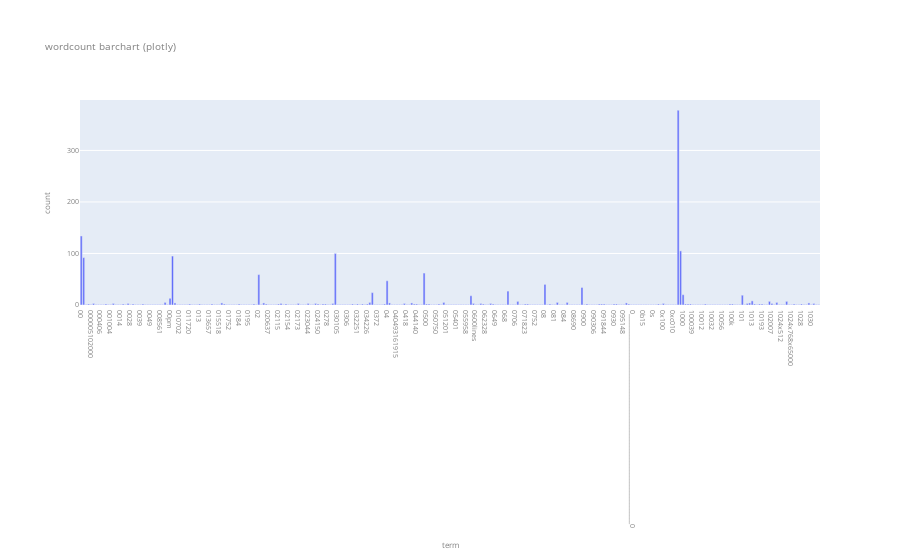
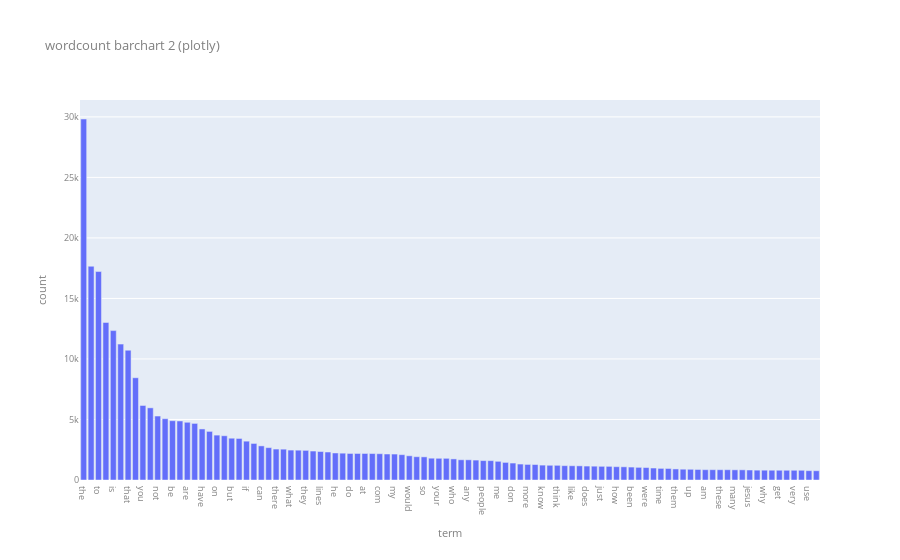
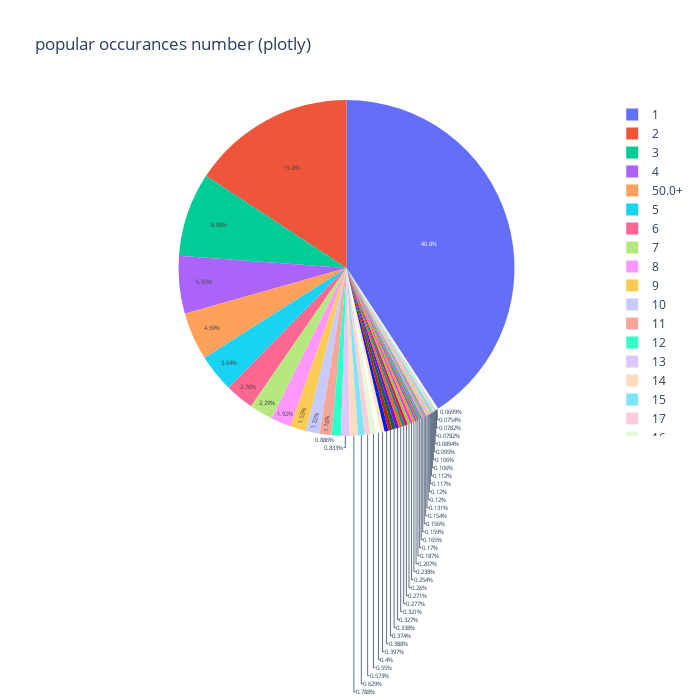
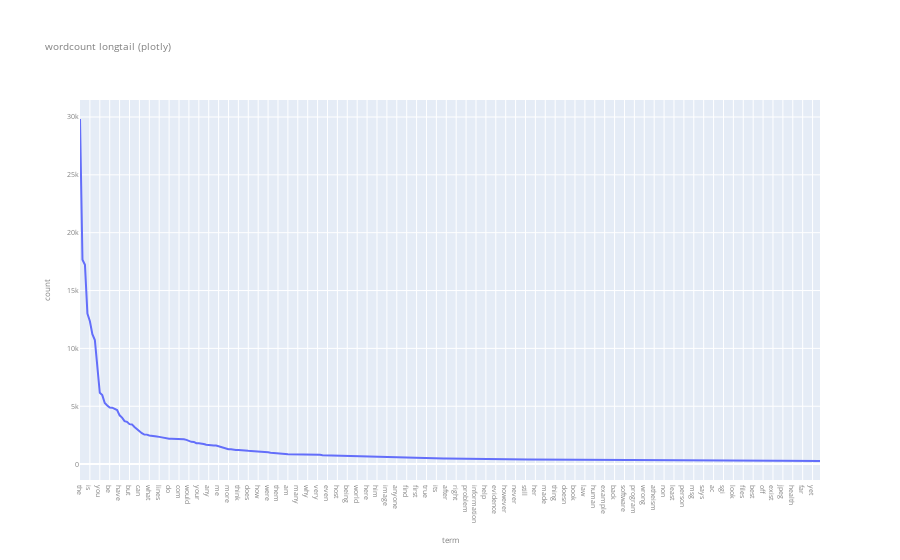

Source (notebook cell) for these figures, in order:
### Code cell
### PART 1- Take Home Assignments ###

# Exercise 2 #
# --the tryouts were deleted--

# Exercise 5 #
# the response of isnull() is related to whether the value is considered null-y on python/panda.
NA_dict = [{ 'id': 'A', 'missing_example': np.nan }, # np.nan Not a Number which is considered null value
           { 'id': 'B'                    }, # value in missing therefore null
           { 'id': 'C', 'missing_example': 'NaN'  }, # the value is string therefore non-null
           { 'id': 'D', 'missing_example': 'None' }, # the value is string therefore non-null
           { 'id': 'E', 'missing_example':  None  }, # in Python, None keyword defines a null value
           { 'id': 'F', 'missing_example': ''     }] # in panda package, empty strings aren't considered null (as written in their documentation in https://pandas.pydata.org/docs/reference/api/pandas.DataFrame.isnull.html). 
# ==> results of isnull() should return: A,B,E: true, C,D,F: False.

NA_df = pd.DataFrame(NA_dict, columns = ['id','missing_example'])
NA_df['missing_example'].isnull()

# Exercise 6 #
# calculation of percentages of the different categories in both the full data and the sample data
percentages = pd.DataFrame(dict(
    category_count_full_data = X.groupby(by="category_name").count()["category"],
    category_count_sample_data = X_sample.groupby(by="category_name").count()["category"]
))
percentages["percentage_out_of_total"] = (percentages['category_count_full_data']/X.shape[0])*100
percentages["percentage_out_of_sample"] = (percentages['category_count_sample_data']/X_sample.shape[0])*100
print(percentages)
# 1st diff: on X, the largest category is "soc.religion.christian", but on X_sample it is "sci.med"
# 2nd diff: the gap between the smallest and biggest category grew in (7.1-5.27=)1.83% which changes the proportions heavily.
# 3rd diff: the category whose proportion changed the most is "sci.med", which grew in almost 1.4%

#Exercise 8 #
data_sample = getSortedSeries(X_sample, "category_name")
data_full = getSortedSeries(X, "category_name")
upper_bound = max(data_full + 50)

data_as_frame = pd.DataFrame({
    "data": data_full.values,
    "sample": data_sample.values
    },
    index= data_full.index
)

data_as_frame.plot(kind="bar",
    title = 'Category distribution',
    ylim = [0, upper_bound], 
    rot = 0, fontsize = 12, figsize = (7,4)
)

#Exercise 10#
#defining the limits to check and then calculating the words
match_table = X_counts[0:5, 0:100].toarray()
print(find_non_zero_words(match_table, count_vect))

#Exercise 11#

## 1st method- data transformation: check larger batches together instead of just 1 word in document,
                #  if the heatmap shows an area to be "hot", we can dissect it in another chart.
## 2nd method- data cleaning: 
                # 1. remove words with no meaning/numericals that will not help us understand the textx
                # 1. sum out the words in all documents to find and remove outliars

#Exercise 12#
X_reduced = PCA(n_components = 3).fit_transform(X_counts.toarray())

# creating the plot in defined func. since much of the data is the same; but still need different graphs to show different angles
def plot_content(axis):
    for c, category in zip(col, categories):
        xs = X_reduced[X['category_name'] == category].T[0]
        ys = X_reduced[X['category_name'] == category].T[1]
        zs = X_reduced[X['category_name'] == category].T[2]
    
        axis.scatter3D(xs, ys, zs, c = c, marker='o')

        axis.grid(color='gray', linestyle=':', linewidth=2, alpha=0.2)
        axis.set_xlabel('\nX Label')
        axis.set_ylabel('\nY Label')
        axis.set_zlabel('\nZ Label')


# set the grid and add the plots to it
fig = plt.figure(figsize = (25,10))

ax = fig.add_subplot(1, 2, 1, projection='3d')
plot_content(ax)
ax.view_init(12, -23)

bx = fig.add_subplot(1, 3, 2, projection='3d')
plot_content(bx)
bx.view_init(12, 40)

cx = fig.add_subplot(1, 3, 3, projection='3d')
plot_content(cx)
cx.view_init(15, 200)

plt.show()
# from what it seems, the 3 colors seem to cover eachother quite well (no mater how we spin the graph to show anther color),
                # which means their overall vicabulary is quite similiar.
                # moreover, the blue group seems much larger, what means there are more texsts in it or the tests are longer.

#Exercise 13#
bar_df = pd.DataFrame(dict(
    term = count_vect.get_feature_names_out(),
    count = term_frequencies))

fig = px.bar(bar_df[:300], x = 'term', y = 'count',
             title = "wordcount barchart (plotly)")
fig.update_layout(
    font=dict(
        size=7,
        color="gray"
    )
)

fig.show()

#Exercise 14#

# 1st way: remove words with few occurrences, then sort the much smaller dataframe and view the top values
fig = px.bar(bar_df[bar_df['count'] > MIN_AMOUNT].sort_values(by="count", ascending=False)[:MIN_AMOUNT],
             x = 'term', y = 'count',
             title = "wordcount barchart 2 (plotly)")
fig.update_layout(
    font=dict(
        size=9,
        color="gray"
    )
)
fig.show()


# 2nd way: sum up the amout of terms appearing a certain amount of times.
# this can be used to see how many terms are non-repetitive, and often gets ignored in other visualizations.
# shown as a pie chart to show the proportions of frequent words to unique words.

# group the terms by the amount of times they appear in the db, the split into 2 groups farther group the more common words to 1 row (to be added as 1 to the unfrequent list)
by_terms_amount = pd.DataFrame(bar_df.groupby('count').apply(lambda x:[x["count"].iloc[0], len(x["term"]), x["term"].tolist()]).tolist(), 
                               columns=["count_per_term", "term_count", "terms"])
top_unfreq_occurances = by_terms_amount[by_terms_amount["count_per_term"] < (MIN_AMOUNT)/2]
top_freq_occurances = by_terms_amount[by_terms_amount["count_per_term"] >= (MIN_AMOUNT)/2]
freq_occurances_terms = list(reduce(lambda x, y: x + y, top_freq_occurances["terms"], []))
additional_row = pd.DataFrame(dict(
    count_per_term= str((MIN_AMOUNT)/2)+"+",
    term_count= len(freq_occurances_terms), 
    terms= [freq_occurances_terms]))
df_occurances = pd.concat([top_unfreq_occurances,additional_row])

df_occurances["string_for_hover"] = by_terms_amount["terms"].apply(lambda x : (minimize_list(x, "<br>", MAX_VALUES_IN_STRING)))

# create the plot itself
fig = px.pie(df_occurances, values = 'term_count', names="count_per_term",
             custom_data =['string_for_hover'],
             title = "popular occurances number (plotly)")
fig.update_layout(
    autosize=False,
    width=700,
    height=700
)
fig.update_traces(textinfo="percent", textfont_size=6,
    hovertemplate='amount of terms in category: %{value}<br>occurrences for each term: %{label}<br>relevant terms: %{customdata[0]}')

fig.show()


#Exercise 15#
fig = px.line(bar_df[bar_df['count'] > MIN_AMOUNT].sort_values(by="count", ascending=False)[:300],
             x = 'term', y = 'count',
             title = "wordcount longtail (plotly)")
fig.update_layout(
    font=dict(
        size=7,
        color="gray"
    )
)

fig.show()

#Exercise 16#
mlb = preprocessing.LabelBinarizer()
mlb.fit(X.category_name)

X['bin_category'] = mlb.transform(X['category_name']).tolist()
X[0:9]

#result- this works great. Since the category_name(s) are well defines and were created using the category column, it works the same way (since both did not change)

### Figure 1 — Plotly figure (JSON) as saved in the notebook; plotly's stock layout.template omitted (floating-point values rounded to 4 significant figures; data arrays with more than 128 entries replaced by an {"elided": "..."} marker saying what was removed)
{"data": [{"alignmentgroup": "True", "hovertemplate": "term=%{x}<br>count=%{y}<extra></extra>", "legendgroup": "", "marker": {"color": "#636efa", "pattern": {"shape": ""}}, "name": "", "offsetgroup": "", "orientation": "v", "showlegend": false, "textposition": "auto", "type": "bar", "x": {"elided": "300 str values"}, "xaxis": "x", "y": {"elided": "300 int values"}, "yaxis": "y"}], "layout": {"barmode": "relative", "font": {"color": "gray", "size": 7}, "legend": {"tracegroupgap": 0}, "title": {"text": "wordcount barchart (plotly)"}, "xaxis": {"anchor": "y", "domain": [0, 1], "title": {"text": "term"}}, "yaxis": {"anchor": "x", "domain": [0, 1], "title": {"text": "count"}}}}

### Figure 2 — Plotly figure (JSON) as saved in the notebook; plotly's stock layout.template omitted (floating-point values rounded to 4 significant figures)
{"data": [{"alignmentgroup": "True", "hovertemplate": "term=%{x}<br>count=%{y}<extra></extra>", "legendgroup": "", "marker": {"color": "#636efa", "pattern": {"shape": ""}}, "name": "", "offsetgroup": "", "orientation": "v", "showlegend": false, "textposition": "auto", "type": "bar", "x": ["the", "of", "to", "and", "is", "in", "that", "it", "you", "for", "not", "this", "be", "from", "are", "edu", "have", "as", "on", "with", "but", "or", "if", "was", "can", "we", "there", "by", "what", "subject", "they", "an", "lines", "one", "he", "god", "do", "organization", "at", "re", "com", "about", "my", "all", "would", "will", "so", "some", "your", "no", "who", "has", "any", "writes", "people", "which", "me", "article", "don", "his", "more", "other", "know", "when", "think", "their", "like", "university", "does", "out", "just", "only", "how", "also", "been", "than", "were", "then", "time", "because", "them", "posting", "up", "had", "am", "should", "these", "may", "many", "say", "jesus", "see", "why", "us", "get", "good", "very", "believe", "use", "such"], "xaxis": "x", "y": [29825, 17660, 17222, 13017, 12343, 11226, 10723, 8447, 6157, 5962, 5285, 5063, 4898, 4877, 4769, 4675, 4218, 4015, 3709, 3655, 3453, 3432, 3208, 3020, 2818, 2674, 2556, 2548, 2472, 2464, 2448, 2393, 2353, 2312, 2232, 2216, 2193, 2192, 2191, 2186, 2172, 2148, 2143, 2093, 2000, 1925, 1912, 1802, 1793, 1791, 1742, 1671, 1669, 1645, 1604, 1599, 1543, 1453, 1400, 1318, 1286, 1278, 1230, 1215, 1213, 1184, 1177, 1170, 1151, 1142, 1130, 1127, 1100, 1090, 1068, 1045, 1028, 989, 959, 952, 914, 892, 885, 870, 852, 851, 850, 850, 841, 840, 825, 814, 811, 808, 806, 805, 805, 803, 772, 766], "yaxis": "y"}], "layout": {"barmode": "relative", "font": {"color": "gray", "size": 9}, "legend": {"tracegroupgap": 0}, "title": {"text": "wordcount barchart 2 (plotly)"}, "xaxis": {"anchor": "y", "domain": [0, 1], "title": {"text": "term"}}, "yaxis": {"anchor": "x", "domain": [0, 1], "title": {"text": "count"}}}}

### Figure 3 — Plotly figure (JSON) as saved in the notebook; plotly's stock layout.template omitted (floating-point values rounded to 4 significant figures)
{"data": [{"customdata": [["0000<br>000005102000<br>000100255pixel<br>00014<br>000406<br>0007<br>0010<br>001004<br>001125<br>001200201pixel<br>0014<br>00196<br>0028<br>0033<br>0038..."], ["0000001200<br>000usd<br>001642<br>003258u19250<br>004021809<br>011720<br>013<br>0138<br>015931<br>0184<br>01a<br>020504<br>02115<br>02142<br>024150..."], ["0001<br>0010580b<br>002<br>02118<br>02173<br>023044<br>024103<br>0293<br>041343<br>0600<br>0608<br>06320<br>0x100<br>10101<br>102007..."], ["0100<br>01580<br>0200<br>040<br>0423<br>095220<br>101010<br>103<br>1100<br>114127<br>115a<br>1170<br>1192d<br>12091<br>1300..."], ["00am<br>0349<br>0511<br>081052<br>084042<br>1024<br>104<br>105<br>10th<br>112<br>11292<br>115<br>116305<br>1165<br>121..."], ["106<br>111<br>1111<br>143<br>153<br>156<br>163<br>1946<br>1960s<br>1979<br>1993apr18<br>1993mar29<br>1d9<br>20084<br>210..."], ["071<br>102<br>1024x768<br>11632<br>117<br>135<br>137<br>140<br>1400<br>146<br>149<br>164940<br>1976<br>1981<br>1993apr10..."], ["1013<br>113<br>123<br>131<br>134<br>142<br>145<br>172<br>180<br>202<br>205615<br>226<br>240<br>330<br>360..."], ["120<br>1200<br>144<br>147<br>1quvdoinn3e7<br>20th<br>246<br>3000<br>45am<br>640x400<br>67<br>69<br>705<br>750<br>76..."], ["114<br>1312<br>1950<br>1983<br>1984<br>1993apr2<br>201<br>215<br>294<br>303<br>4101<br>417<br>503<br>508<br>575..."], ["109<br>132<br>205<br>24x<br>274<br>320x200<br>320x200x256<br>451<br>600<br>602<br>619<br>62<br>713<br>_is_<br>accomplished..."], ["152<br>250<br>4d<br>5of5<br>74<br>85<br>919<br>acooper<br>acsc<br>admitted<br>advocate<br>afterlife<br>aim<br>aimed<br>alexander..."], ["00pm<br>1986<br>1993apr12<br>1993apr21<br>216<br>227<br>286<br>87<br>9000<br>______<br>abc<br>accused<br>actrix<br>adams<br>additive..."], ["13h<br>1993apr13<br>203<br>312<br>640x480<br>68<br>71<br>98<br>accepts<br>accuracy<br>acknowledged<br>adding<br>adequate<br>adequately<br>ahmadiyya..."], ["127<br>1985<br>24bit<br>2nd<br>30fps<br>32bis<br>400<br>_______________________________<br>_not_<br>acne<br>addressed<br>alaska<br>alike<br>alleged<br>amongst..."], ["110<br>310<br>3ds<br>486<br>500<br>72<br>7th<br>84<br>absurdities<br>admissions<br>afterwards<br>agreement<br>altitude<br>andre<br>angel..."], ["1993apr20<br>1993apr6<br>206<br>4th<br>708<br>abstract<br>acidophilous<br>african<br>agnostics<br>alex<br>allergies<br>anderson<br>announce<br>assembly<br>assumes..."], ["06<br>141<br>214<br>415<br>416<br>703<br>abo<br>achieve<br>acids<br>acupuncture<br>ages<br>ahead<br>alink<br>atoms<br>band..."], ["101<br>30pm<br>320<br>5000<br>6000<br>81<br>86<br>88<br>abortion<br>accident<br>africa<br>alabama<br>ascii<br>aspect<br>attributed..."], ["1000<br>1987<br>1993apr22<br>245<br>604<br>63<br>66<br>aged<br>amusing<br>audience<br>bacterial<br>barbecued<br>bbn<br>belt<br>bishops..."], ["_____<br>abraham<br>acm<br>ah<br>allowing<br>ames<br>announced<br>anymore<br>approved<br>arc<br>ashley<br>bath<br>bissda<br>blindly<br>boulder..."], ["212<br>617<br>________________________________________________________________________________<br>accounts<br>acknowledge<br>acns<br>acute<br>agreed<br>anecdote<br>antibiotic<br>approaches<br>arithmetic<br>arromdee<br>attempting<br>avoiding..."], ["1993apr17<br>1993apr3<br>1st<br>aa888<br>aaron<br>alice<br>ap<br>apologize<br>argued<br>attached<br>barrier<br>bethesda<br>bgsu<br>blew<br>braunschweig..."], ["0358<br>30602<br>3rd<br>54<br>68070<br>7415<br>9760<br>abuse<br>argumentum<br>asks<br>assert<br>ata<br>auto<br>b64635<br>binding..."], ["150<br>241<br>300<br>absence<br>acceptance<br>administration<br>alan<br>albany<br>almanac<br>angeles<br>archbishop<br>assumptions<br>baby<br>babylon<br>baker..."], ["1990<br>301<br>386<br>512<br>89<br>abstinence<br>additional<br>advantage<br>agnostic<br>allergy<br>amino<br>apparent<br>arbitrary<br>beautiful<br>beaverton..."], ["07<br>75<br>alternatives<br>apostle<br>aspartame<br>attacks<br>atterlep<br>automatically<br>avenue<br>awful<br>b6<br>bought<br>carol<br>christopher<br>clark..."], ["91<br>academic<br>adults<br>agency<br>apart<br>appeared<br>bih<br>bil<br>billion<br>bissell<br>bone<br>bottom<br>carpenter<br>citizens<br>commonly..."], ["1993apr14<br>542<br>57<br>706<br>air<br>alexia<br>alive<br>allen<br>bitmap<br>branch<br>brings<br>build<br>carried<br>cb<br>circumstances..."], ["65<br>associate<br>assumed<br>average<br>bake<br>believer<br>bellcore<br>british<br>cf<br>chips<br>claire<br>claremont<br>converted<br>costs<br>creator..."], ["1993apr16<br>80<br>anger<br>anywhere<br>arguing<br>attempts<br>carry<br>ceremony<br>chemistry<br>choices<br>conner<br>critical<br>curious<br>drawn<br>dwyer..."], ["129<br>130<br>192<br>59<br>absurd<br>adobe<br>aka<br>alvin<br>amounts<br>bacteria<br>bear<br>biology<br>bishop<br>cells<br>coli..."], ["510<br>58<br>_the<br>ab<br>ass<br>authorities<br>bc<br>began<br>broken<br>bruce<br>btw<br>calling<br>caralv<br>chemical<br>conclude..."], ["09<br>2d<br>addresses<br>behaviour<br>blame<br>blessed<br>bloom<br>blue<br>boeing<br>bound<br>boxes<br>brown<br>cards<br>central<br>certainty..."], ["1989<br>408<br>55<br>64<br>92<br>afraid<br>angry<br>antibiotics<br>army<br>asd<br>attitude<br>bell<br>conditions<br>council<br>counter..."], ["53<br>active<br>activity<br>americans<br>anecdotal<br>ann<br>benefit<br>carnegie<br>compare<br>conception<br>constant<br>creed<br>daughter<br>depth<br>dictionary..."], ["43<br>46<br>affect<br>albicans<br>allah<br>amateur<br>applies<br>aside<br>baptism<br>car<br>cis<br>compared<br>conclusions<br>debate<br>discussing..."], ["47<br>52<br>56<br>andy<br>cad<br>capital<br>centers<br>cheers<br>compatible<br>concern<br>content<br>danger<br>disorder<br>editor<br>equal..."], ["1993apr19<br>1993apr5<br>800<br>bother<br>byler<br>carefully<br>carl<br>chuck<br>cleveland<br>copies<br>cover<br>displays<br>einstein<br>established<br>fellow..."], ["08<br>1991<br>61<br>70<br>____<br>accurate<br>adult<br>analogy<br>capable<br>causing<br>ceremonial<br>communications<br>considering<br>despite<br>develop..."], ["actual<br>america<br>animal<br>answered<br>boy<br>count<br>degree<br>deletion<br>explicitly<br>fail<br>finding<br>genes<br>gift<br>heavy<br>ignore..."], ["adam<br>attention<br>brothers<br>clinic<br>columbia<br>contradiction<br>contradictory<br>cruel<br>depends<br>describe<br>diagnosed<br>doug<br>electronic<br>feeling<br>felt..."], ["activities<br>circle<br>compression<br>exact<br>exercise<br>followed<br>grass<br>guilty<br>hebrew<br>house<br>increase<br>jason<br>jb<br>johnson<br>learned..."], ["addition<br>archie<br>besides<br>brother<br>cdc<br>class<br>closed<br>cnsvax<br>collection<br>connection<br>corporation<br>crime<br>deep<br>drink<br>fat..."], ["37<br>48<br>95<br>added<br>advanced<br>algorithms<br>apostles<br>charley<br>civil<br>corn<br>darren<br>discovered<br>familiar<br>gary<br>immune..."], ["1988<br>45<br>51<br>aisun3<br>batman<br>cell<br>comment<br>convince<br>darice<br>edge<br>essential<br>factory<br>fair<br>former<br>functions..."], ["04<br>2000<br>49<br>assertion<br>association<br>attack<br>background<br>bmd<br>centre<br>charge<br>chicago<br>col<br>commands<br>conference<br>contrary..."], ["acceptable<br>base<br>begin<br>cambridge<br>careful<br>catholics<br>chronic<br>crohn<br>database<br>discussed<br>english<br>excellent<br>extremely<br>fulk<br>fundamental..."], ["3do<br>chapter<br>consequences<br>drive<br>frame<br>helpful<br>inside<br>isaiah<br>jr<br>leads<br>math<br>migraine<br>nih<br>photography<br>pro..."], ["0000<br>000005102000<br>000100255pixel<br>00014<br>000406<br>0007<br>0010<br>001004<br>001125<br>001200201pixel<br>0014<br>00196<br>0028<br>0033<br>0038..."]], "domain": {"x": [0, 1], "y": [0, 1]}, "hovertemplate": "amount of terms in category: %{value}<br>occurrences for each term: %{label}<br>relevant terms: %{customdata[0]}", "labels": [1, 2, 3, 4, 5, 6, 7, 8, 9, 10, 11, 12, 13, 14, 15, 16, 17, 18, 19, 20, 21, 22, 23, 24, 25, 26, 27, 28, 29, 30, 31, 32, 33, 34, 35, 36, 37, 38, 39, 40, 41, 42, 43, 44, 45, 46, 47, 48, 49, "50.0+"], "legendgroup": "", "name": "", "showlegend": true, "textfont": {"size": 6}, "textinfo": "percent", "type": "pie", "values": [14606, 5640, 2890, 1987, 1302, 987, 821, 686, 547, 472, 414, 317, 298, 282, 225, 197, 205, 143, 142, 139, 134, 121, 117, 91, 115, 93, 99, 97, 85, 59, 74, 67, 56, 57, 61, 43, 55, 42, 34, 47, 40, 28, 27, 38, 28, 32, 43, 38, 25, 1642]}], "layout": {"autosize": false, "height": 700, "legend": {"tracegroupgap": 0}, "title": {"text": "popular occurances number (plotly)"}, "width": 700}}

### Figure 4 — Plotly figure (JSON) as saved in the notebook; plotly's stock layout.template omitted (floating-point values rounded to 4 significant figures; data arrays with more than 128 entries replaced by an {"elided": "..."} marker saying what was removed)
{"data": [{"hovertemplate": "term=%{x}<br>count=%{y}<extra></extra>", "legendgroup": "", "line": {"color": "#636efa", "dash": "solid"}, "marker": {"symbol": "circle"}, "mode": "lines", "name": "", "orientation": "v", "showlegend": false, "type": "scatter", "x": {"elided": "300 str values"}, "xaxis": "x", "y": {"elided": "300 int values"}, "yaxis": "y"}], "layout": {"font": {"color": "gray", "size": 7}, "legend": {"tracegroupgap": 0}, "title": {"text": "wordcount longtail (plotly)"}, "xaxis": {"anchor": "y", "domain": [0, 1], "title": {"text": "term"}}, "yaxis": {"anchor": "x", "domain": [0, 1], "title": {"text": "count"}}}}
